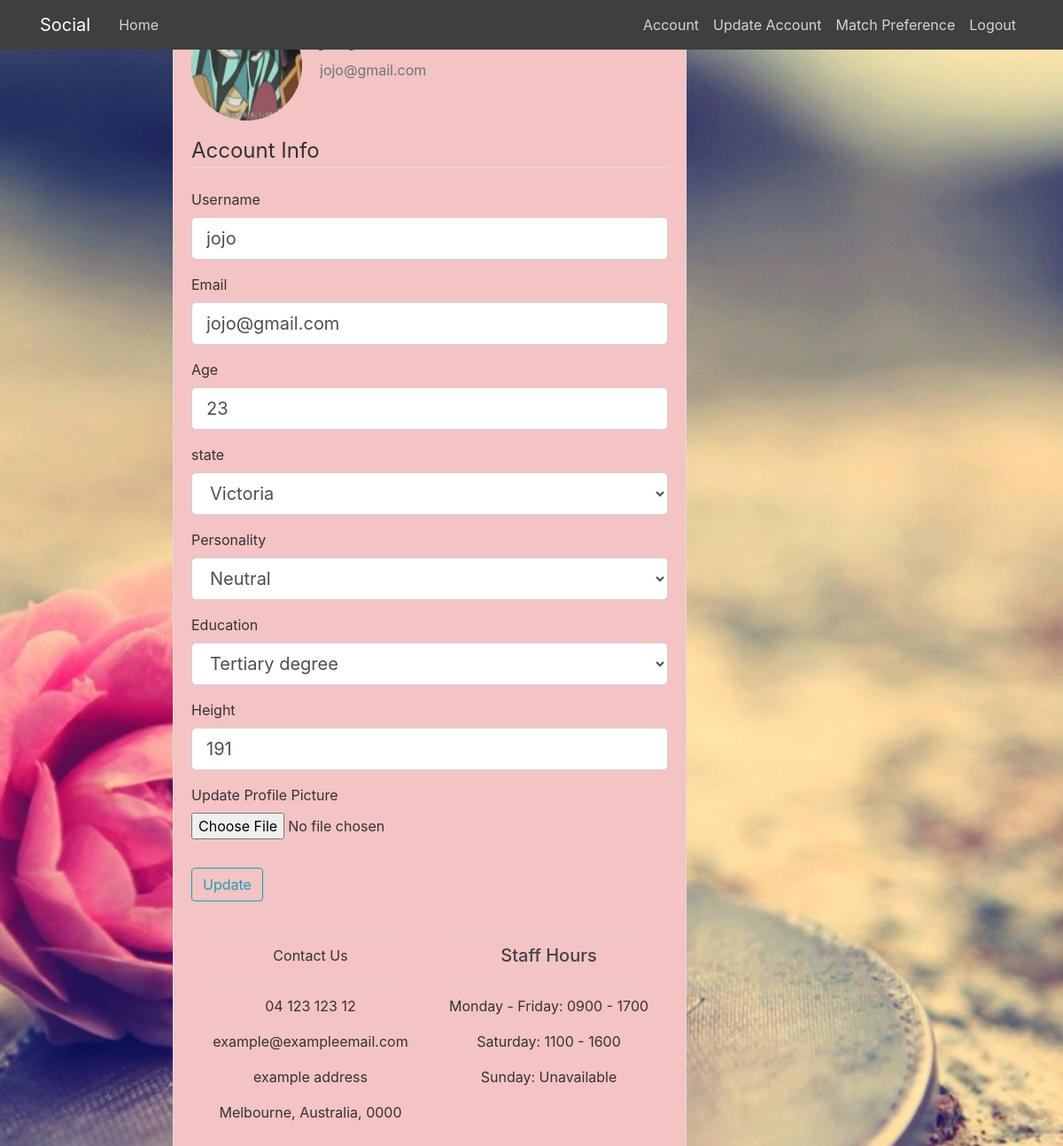
Page /account (signed in) on the committed database.
### app/models.py (models this page shows, shortened)
class User(db.Model, UserMixin):
	id = db.Column(db.Integer, primary_key=True)
	username = db.Column(db.String(20), unique=True,nullable=False)
	email = db.Column(db.String(120), unique=True,nullable=False)
	image_file = db.Column(db.String(20),nullable=False, default='static/profile_pics/default.jpg')
	password = db.Column(db.String(60), nullable=False)
	state = db.Column(db.String(60))
	age = db.Column(db.Integer)
	height = db.Column(db.Integer)
	gender = db.Column(db.String(8))
	education = db.Column(db.String(60))
	personality = db.Column(db.String(60))
	posts = db.relationship('Post', backref='author', lazy=True)
	preferences = db.relationship('Preferences', backref='pref', lazy=True)

### app/routes.py (the view)
@app.route("/account", methods=['GET', 'POST'])
@login_required
def account():
	form = UpdateAccountForm()
	image_file = url_for('static',filename='profile_pics/' + current_user.image_file)
	if form.validate_on_submit():
		current_user.username = form.username.data
		current_user.email = form.email.data
		current_user.age = form.age.data
		current_user.state = form.state.data
		current_user.personality = form.personality.data
		current_user.education = form.education.data
		current_user.height = form.height.data
		if form.picture.data:
			picture_file = save_picture(form.picture.data)
			current_user.image_file = picture_file
		db.session.commit()
		flash('Your setting has been updated!', 'success')
		return redirect(url_for('account'))
	elif request.method == 'GET':
		form.username.data = current_user.username
		form.email.data = current_user.email
		form.age.data = current_user.age
		form.state.data = current_user.state
		form.personality.data = current_user.personality
		form.education.data = current_user.education
		form.height.data = current_user.height
	return render_template('account.html', title='account', image_file=image_file, form=form)

### app/forms.py
class UpdateAccountForm(FlaskForm):
	username = StringField('Username', validators=[DataRequired(), length(min=2, max=20)])
	email = StringField('Email', validators=[DataRequired(), Email()])
	age = IntegerField('Age', validators=[DataRequired(), number_range(min=18, max=99)])
	state = SelectField('state',choices=[('Victoria','Victoria'),('New South Wales','New South Wales'),('Western Astralia','Western Australia'),('Queensland','Queensland'),('South Australia','South Australia'),('Tasmina','Tasmina'),('Astralia Capital Territory','Australia Capital Territory')])
	personality = SelectField('Personality', choices=[('Neutral','Neutral'),('Extroverted','Extroverted'),('Introverted','Introverted')])
	education = SelectField('Education', choices=[('Highschool','Highschool'),('Tertiary degree','Tertiary degree'),('Master/phd','Master/phd')])
	height = IntegerField('Height', validators=[DataRequired(), number_range(min=100, max=300)])
	picture = FileField('Update Profile Picture', validators=[FileAllowed(['jpg', 'png'])])
	submit = SubmitField('Update')

### app/models.py (called while the page is built)
@login_manager.user_loader
def load_user(user_id):
    return User.query.get(int(user_id))

### app/templates/account.html (shortened to what this page needs)
{% extends "layout2.html" %}
{% block content %}
	<div class="col-sm-8">
    <div class="content-section">
      <div class="media">
        <img class="rounded-circle account-img" src="{{ image_file }}">
        <div class="media-body">
          <h2 class="account-heading">{{ current_user.username }}</h2>
          <p class="text-secondary">{{ current_user.email }}</p>
        </div>
		</div>
        <form method="POST" action="" enctype="multipart/form-data">
            <fieldset class="form-group">
                <legend class="border-bottom mb-4">Account Info</legend>
                <div class="form-group">
                    {{ form.username.label(class="form-control-label") }}
                    {% if form.username.errors %}
                        {{ form.username(class="form-control form-control-lg is-invalid") }}
                        <div class="invalid-feedback">
                            {% for error in form.username.errors %}
                                <span>{{ error }}</span>
                            {% endfor %}
                        </div>
                    {% else %}
                        {{ form.username(class="form-control form-control-lg") }}
                    {% endif %}
                </div>
                <div class="form-group">
                    {{ form.email.label(class="form-control-label") }}
                    {% if form.email.errors %}
                        {{ form.email(class="form-control form-control-lg is-invalid") }}
                        <div class="invalid-feedback">
                            {% for error in form.email.errors %}
                                <span>{{ error }}</span>
                            {% endfor %}
                        </div>
                    {% else %}
                        {{ form.email(class="form-control form-control-lg") }}
                    {% endif %}
                </div>
                <div class="form-group">
                {{form.age.label(class="form-control-label")}}
                {% if form.age.errors %}
                {{ form.age(class="form-control form-control-lg is-invalid")}}
                <div class="invalid-feedback">
                    {% for error in form.age.errors %}
                    <span>{{ error }}</span>
                    {% endfor %}
                </div>
                {% else %}
                {{form.age(class="form-control form-control-lg")}}
                {% endif %}
            </div>
            <div class="form-group">
                {{form.state.label(class="form-control-label")}}
                {{form.state(class="form-control form-control-lg")}}
            </div>
            <div class="form-group">
                {{form.personality.label(class="form-control-label")}}
                {{form.personality(class="form-control form-control-lg")}}
            </div>
            <div class="form-group">
                {{form.education.label(class="form-control-label")}}
                {{form.education(class="form-control form-control-lg")}}
            </div>
			<div class="form-group">
                {{form.height.label(class="form-control-label")}}
				{% if form.height.errors %}
                {{ form.height(class="form-control form-control-lg is-invalid")}}
                <div class="invalid-feedback">
                    {% for error in form.height.errors %}
                    <span>{{ error }}</span>
                    {% endfor %}
                </div>
                {% else %}
                {{form.height(class="form-control form-control-lg")}}
                {% endif %}
			</div>
			<div class="form-group">
                {{ form.picture.label() }}
                {{ form.picture(class="form-control-file") }}
            </div>
            </fieldset>
            <div class="form-group">
                {{ form.submit(class="btn btn-outline-info") }}
            </div>
        </form>
        <div class="container-fluid padding">
                <div class="row text-center">
                    <div class="col-md-6">
                        <hr class="light">
                        <p>Contact Us</p>
                        <hr class="light">
                        <p>04 123 123 12</p>
                        <p>example@exampleemail.com</p>
                        <p>example address</p>
                        <p>Melbourne, Australia, 0000</p>
                    </div>
                    <div class="col-md-6">
                        <hr class="light">
                        <h5>Staff Hours</h5>
                        <hr class="light">
                        <p>Monday - Friday: 0900 - 1700</p>
                        <p>Saturday: 1100 - 1600</p>
                        <p>Sunday: Unavailable</p>
                    </div>
                </div>
            </div>
	</div>
	</div>
{% endblock content %}

### app/static/css/main.css (style rules this page uses)
html, body { background: #fafafa; background-position: center; background-size: cover; color: #333333; height: 100%; }
body { background-image: url(g3.jpg); background-position: center; background-repeat: no-repeat; background-size: cover; }
h1, h2, h3, h4, h5, h6 { color: #444444; }
.content-section { background: #f4c3c3; margin-left: 150px; padding: 10px 20px; border: 1px solid #dddddd; border-radius: 3px; margin-bottom: 20px; overflow: auto; padding-bottom: 300px; }
.account-img { height: 125px; width: 125px; margin-right: 20px; margin-bottom: 16px; }
.account-heading { font-size: 2.5rem; }
hr.light { border-top: 1px solid #d5d5d5; width:90%; }

### rows in the picture
User: email "jojo@gmail.com", username "jojo", age "23", state "Victoria", personality "Neutral", education "Tertiary degree", height "191"
